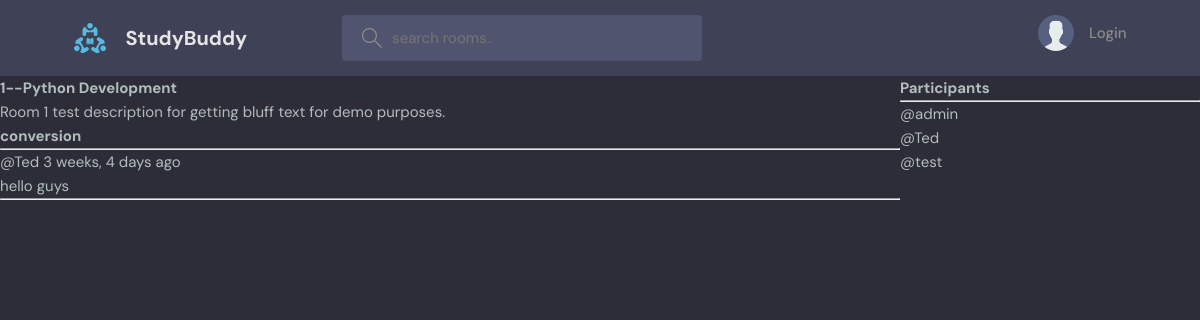
The page /room/1/ on the database its author committed.
### base/models.py (models this page shows, shortened)
class Room(models.Model):
    host = models.ForeignKey(User, on_delete=models.SET_NULL, null=True)
    topic = models.ForeignKey(Topic, on_delete=models.SET_NULL, null=True, blank=True)
    name = models.CharField(max_length=255)
    description = models.TextField(null=True, blank=True)
    participants = models.ManyToManyField(User, related_name='participants', blank=True)
    updated = models.DateTimeField(auto_now=True)
    created = models.DateTimeField(auto_now_add=True)
    class Meta:
        ordering =['-updated', '-created']

class Message(models.Model):
    user = models.ForeignKey(User,on_delete=models.CASCADE)
    room = models.ForeignKey(Room,on_delete=models.CASCADE)
    body = models.TextField()
    updated = models.DateTimeField(auto_now=True)
    created = models.DateTimeField(auto_now=True)
    class Meta:
        ordering =['-updated', '-created']

### base/views.py (the view, shortened to what this page needs)
# urls.py: path('room/<str:pk>/', views.room, name="room"),
def room(request, pk):
    room = Room.objects.get(id=pk)
    roomMessages= room.message_set.all().order_by('-created')
    participants = room.participants.all()
    context = {'room':room, 'roomMessages':roomMessages, 'participants':participants}
    return render(request, 'base/room.html', context)

### base/templates/base/room.html (shortened to what this page needs)
{% extends 'main.html' %}
{% block content %}
<div class="room-container">
    <div>
        <h1>{{room.id}}--{{room.name}}</h1>
        <p>{{room.description}}</p>
        <div class="comment-wrapper">
            <h3>conversion</h3>
            <hr>
            {% for message in roomMessages %}
            <div>
                <small>@{{message.user}} {{message.created | timesince}} ago</small>
                <p>{{message.body}}</p>
                <hr>
            </div>
            {% endfor %}
        </div>
    </div>
    <div>
        <h3>Participants</h3>
        <hr>
        {% for participant in participants %}
        <div>
            <p>@{{participant.username}}</p>
        </div>
        {% endfor %}
    </div>
</div>
{% endblock content %}

### static/styles/style.css (style rules this page uses)
:root { --color-main: #71c6dd; --color-main-light: #e1f6fb; --color-dark: #3f4156; --color-dark-medium: #51546e; --color-dark-light: #696d97; --color-light: #e5e5e5; --color-gray: #8b8b8b; --color-light-gray: #b2bdbd; --color-bg: #2d2d39; --color-success: #5dd693; --color-error: #fc4b0b; }
* { font-family: "DM Sans", -apple-system, BlinkMacSystemFont, "Segoe UI", Roboto, Oxygen, Ubuntu, Cantarell, "Open Sans", "Helvetica Neue", sans-serif; margin: 0; padding: 0; box-sizing: border-box; text-rendering: optimizeLegibility; font-size: inherit; }
html { font-size: 56.25%; }
@media only screen and (min-width: 1200px) { html { font-size: 62.5%; } }
body { line-height: 1.6; font-weight: 400; font-size: 1.5rem; color: var(--color-light-gray); background-color: var(--color-bg); min-height: 100vh; }

### base/templates/base/room.html (style rules this page uses)
.room-container { display: grid; grid-template-columns: 3fr 1fr; }

### rows shown on the page
Room: id "1", name "Python Development", description "Room 1 test description for getting bluff text for demo purposes."
Message: user "Ted", created "3 weeks, 4 days", body "hello guys"

### other values the page prints
{{ participant.username }} "admin"
{{ participant.username }} "Ted"
{{ participant.username }} "test"
